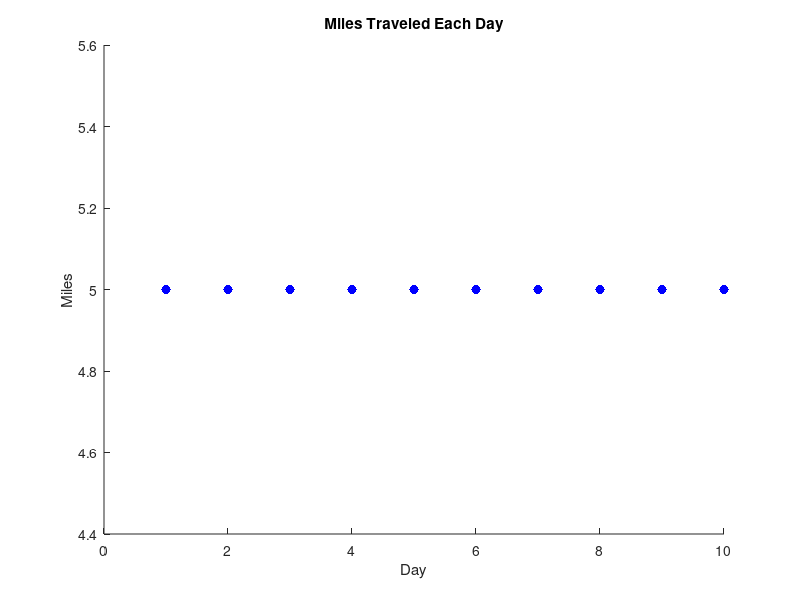

Write the MATLAB code that produced this figure.
%The Great Outdoor Adventure

%Define Variables
total_miles = 1000;
total_days = 10;

%Calculate Average Miles per Day
avg_miles_day = total_miles/total_days;

%Display Average Miles Per Day
disp(['The average miles per day is ',num2str(avg_miles_day),'.']);

%Set Up Structure for Data
adventure = struct('Day',1:total_days,'Miles',0);

%Loop Through Days
for i=1:total_days 
    %Prompt User for Miles Traveled
   miles = input(['How many miles did you travel on Day ',num2str(i),'? ']);
   %Input Data into Structure
   adventure(i).Day = i;
   adventure(i).Miles = miles;
end

%Create Vector for Miles Traveled for Each Day
miles_days = [adventure(1:end).Miles].';

%Calculate Total Miles Traveled
total_miles_traveled = sum(miles_days);

%Calculate Miles Remaining
total_miles_remaining = total_miles - total_miles_traveled;

%Display Results
disp(['Total Miles Traveled: ',num2str(total_miles_traveled)]);
disp(['Total Miles Remaining: ',num2str(total_miles_remaining)]);

%Calculate Days Remaining
days_remaining = total_miles_remaining/avg_miles_day;

%Display Days Remaining
disp(['Days Remaining: ',num2str(days_remaining),'.']);

%Set Up Plot
figure
hold on

%Loop Through Structure
for i=1:total_days
    %Plot Miles Traveled By Day
    plot(adventure(i).Day,adventure(i).Miles,'b.','MarkerSize',20)
end

%Label Plot
title('Miles Traveled Each Day')
xlabel('Day')
ylabel('Miles')

%Display Congratulations Message
disp(['Congratulations! You have achieved your goal of ',num2str(total_miles),' miles in ',num2str(total_days),' days!']);